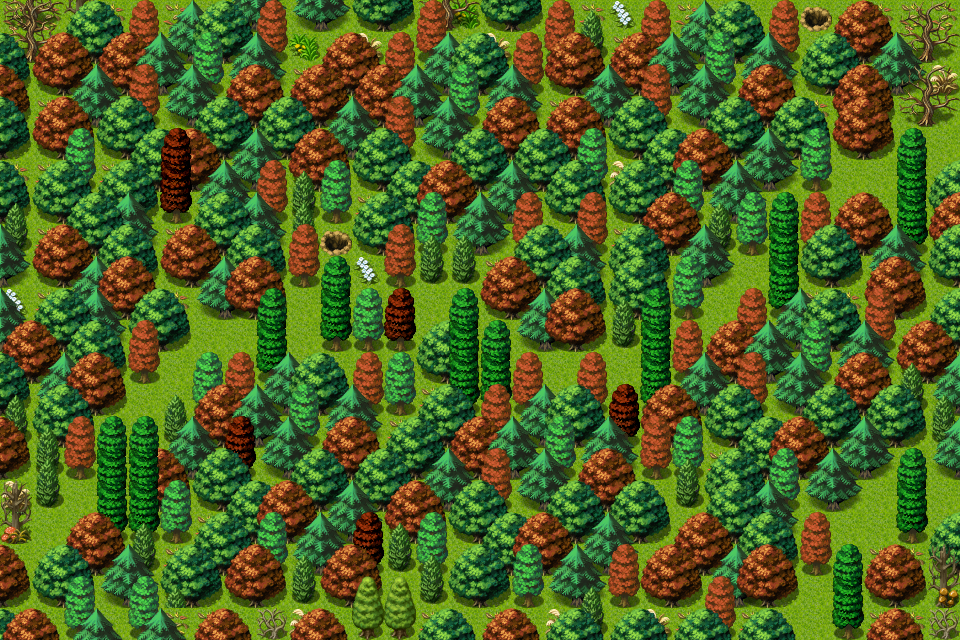

Rendered tile map (Tiled .tmx) drawn with the repository's tilesets; below, a short description and the map source with its tile grids summarised:
An orthogonal 30x20 tile map with 32x32 px tiles, 4 tile layers (Ground, Objects, Above, Top), 2 hidden layers not drawn, 61 tilesets and 12 objects (8x spawn, 4x mapchange).

<map version="1.8" tiledversion="1.8.4" orientation="orthogonal" renderorder="right-down" width="30" height="20" tilewidth="32" tileheight="32" infinite="0" nextlayerid="11" nextobjectid="13">
 <tileset firstgid="1" name="map_bed_1" tilewidth="32" tileheight="32" tilecount="128" columns="16">
  <image source="../drawable/map_bed_1.png" width="512" height="256" />
 </tileset>
 <tileset firstgid="129" name="map_border_1" tilewidth="32" tileheight="32" tilecount="128" columns="16">
  <image source="../drawable/map_border_1.png" width="512" height="256" />
 </tileset>
 <tileset firstgid="257" name="map_bridge_1" tilewidth="32" tileheight="32" tilecount="128" columns="16">
  <image source="../drawable/map_bridge_1.png" width="512" height="256" />
 </tileset>
 <tileset firstgid="385" name="map_bridge_2" tilewidth="32" tileheight="32" tilecount="128" columns="16">
  <image source="../drawable/map_bridge_2.png" width="512" height="256" />
 </tileset>
 <tileset firstgid="513" name="map_broken_1" tilewidth="32" tileheight="32" tilecount="128" columns="16">
  <image source="../drawable/map_broken_1.png" width="512" height="256" />
 </tileset>
 <tileset firstgid="641" name="map_cavewall_1" tilewidth="32" tileheight="32" tilecount="108" columns="18">
  <image source="../drawable/map_cavewall_1.png" width="576" height="192" />
 </tileset>
 <tileset firstgid="749" name="map_cavewall_2" tilewidth="32" tileheight="32" tilecount="108" columns="18">
  <image source="../drawable/map_cavewall_2.png" width="576" height="192" />
 </tileset>
 <tileset firstgid="857" name="map_cavewall_3" tilewidth="32" tileheight="32" tilecount="108" columns="18">
  <image source="../drawable/map_cavewall_3.png" width="576" height="192" />
 </tileset>
 <tileset firstgid="965" name="map_cavewall_4" tilewidth="32" tileheight="32" tilecount="108" columns="18">
  <image source="../drawable/map_cavewall_4.png" width="576" height="192" />
 </tileset>
 <tileset firstgid="1073" name="map_chair_table_1" tilewidth="32" tileheight="32" tilecount="128" columns="16">
  <image source="../drawable/map_chair_table_1.png" width="512" height="256" />
 </tileset>
 <tileset firstgid="1201" name="map_chair_table_2" tilewidth="32" tileheight="32" tilecount="128" columns="16">
  <image source="../drawable/map_chair_table_2.png" width="512" height="256" />
 </tileset>
 <tileset firstgid="1329" name="map_crate_1" tilewidth="32" tileheight="32" tilecount="128" columns="16">
  <image source="../drawable/map_crate_1.png" width="512" height="256" />
 </tileset>
 <tileset firstgid="1457" name="map_cupboard_1" tilewidth="32" tileheight="32" tilecount="128" columns="16">
  <image source="../drawable/map_cupboard_1.png" width="512" height="256" />
 </tileset>
 <tileset firstgid="1585" name="map_curtain_1" tilewidth="32" tileheight="32" tilecount="128" columns="16">
  <image source="../drawable/map_curtain_1.png" width="512" height="256" />
 </tileset>
 <tileset firstgid="1713" name="map_entrance_1" tilewidth="32" tileheight="32" tilecount="128" columns="16">
  <image source="../drawable/map_entrance_1.png" width="512" height="256" />
 </tileset>
 <tileset firstgid="1841" name="map_entrance_2" tilewidth="32" tileheight="32" tilecount="128" columns="16">
  <image source="../drawable/map_entrance_2.png" width="512" height="256" />
 </tileset>
 <tileset firstgid="1969" name="map_fence_1" tilewidth="32" tileheight="32" tilecount="128" columns="16">
  <image source="../drawable/map_fence_1.png" width="512" height="256" />
 </tileset>
 <tileset firstgid="2097" name="map_fence_2" tilewidth="32" tileheight="32" tilecount="128" columns="16">
  <image source="../drawable/map_fence_2.png" width="512" height="256" />
 </tileset>
 <tileset firstgid="2225" name="map_fence_3" tilewidth="32" tileheight="32" tilecount="128" columns="16">
  <image source="../drawable/map_fence_3.png" width="512" height="256" />
 </tileset>
 <tileset firstgid="2353" name="map_fence_4" tilewidth="32" tileheight="32" tilecount="128" columns="16">
  <image source="../drawable/map_fence_4.png" width="512" height="256" />
 </tileset>
 <tileset firstgid="2481" name="map_ground_1" tilewidth="32" tileheight="32" tilecount="128" columns="16">
  <image source="../drawable/map_ground_1.png" width="512" height="256" />
 </tileset>
 <tileset firstgid="2609" name="map_ground_2" tilewidth="32" tileheight="32" tilecount="128" columns="16">
  <image source="../drawable/map_ground_2.png" width="512" height="256" />
 </tileset>
 <tileset firstgid="2737" name="map_ground_3" tilewidth="32" tileheight="32" tilecount="128" columns="16">
  <image source="../drawable/map_ground_3.png" width="512" height="256" />
 </tileset>
 <tileset firstgid="2865" name="map_ground_4" tilewidth="32" tileheight="32" tilecount="128" columns="16">
  <image source="../drawable/map_ground_4.png" width="512" height="256" />
 </tileset>
 <tileset firstgid="2993" name="map_ground_5" tilewidth="32" tileheight="32" tilecount="128" columns="16">
  <image source="../drawable/map_ground_5.png" width="512" height="256" />
 </tileset>
 <tileset firstgid="3121" name="map_ground_6" tilewidth="32" tileheight="32" tilecount="128" columns="16">
  <image source="../drawable/map_ground_6.png" width="512" height="256" />
 </tileset>
 <tileset firstgid="3249" name="map_ground_7" tilewidth="32" tileheight="32" tilecount="128" columns="16">
  <image source="../drawable/map_ground_7.png" width="512" height="256" />
 </tileset>
 <tileset firstgid="3377" name="map_ground_8" tilewidth="32" tileheight="32" tilecount="128" columns="16">
  <image source="../drawable/map_ground_8.png" width="512" height="256" />
 </tileset>
 <tileset firstgid="3505" name="map_house_1" tilewidth="32" tileheight="32" tilecount="128" columns="16">
  <image source="../drawable/map_house_1.png" width="512" height="256" />
 </tileset>
 <tileset firstgid="3633" name="map_house_2" tilewidth="32" tileheight="32" tilecount="128" columns="16">
  <image source="../drawable/map_house_2.png" width="512" height="256" />
 </tileset>
 <tileset firstgid="3761" name="map_indoor_1" tilewidth="32" tileheight="32" tilecount="128" columns="16">
  <image source="../drawable/map_indoor_1.png" width="512" height="256" />
 </tileset>
 <tileset firstgid="3889" name="map_indoor_2" tilewidth="32" tileheight="32" tilecount="128" columns="16">
  <image source="../drawable/map_indoor_2.png" width="512" height="256" />
 </tileset>
 <tileset firstgid="4017" name="map_kitchen_1" tilewidth="32" tileheight="32" tilecount="128" columns="16">
  <image source="../drawable/map_kitchen_1.png" width="512" height="256" />
 </tileset>
 <tileset firstgid="4145" name="map_outdoor_1" tilewidth="32" tileheight="32" tilecount="128" columns="16">
  <image source="../drawable/map_outdoor_1.png" width="512" height="256" />
 </tileset>
 <tileset firstgid="4273" name="map_pillar_1" tilewidth="32" tileheight="32" tilecount="128" columns="16">
  <image source="../drawable/map_pillar_1.png" width="512" height="256" />
 </tileset>
 <tileset firstgid="4401" name="map_pillar_2" tilewidth="32" tileheight="32" tilecount="128" columns="16">
  <image source="../drawable/map_pillar_2.png" width="512" height="256" />
 </tileset>
 <tileset firstgid="4529" name="map_plant_1" tilewidth="32" tileheight="32" tilecount="128" columns="16">
  <image source="../drawable/map_plant_1.png" width="512" height="256" />
 </tileset>
 <tileset firstgid="4657" name="map_plant_2" tilewidth="32" tileheight="32" tilecount="128" columns="16">
  <image source="../drawable/map_plant_2.png" width="512" height="256" />
 </tileset>
 <tileset firstgid="4785" name="map_rock_1" tilewidth="32" tileheight="32" tilecount="128" columns="16">
  <image source="../drawable/map_rock_1.png" width="512" height="256" />
 </tileset>
 <tileset firstgid="4913" name="map_rock_2" tilewidth="32" tileheight="32" tilecount="128" columns="16">
  <image source="../drawable/map_rock_2.png" width="512" height="256" />
 </tileset>
 <tileset firstgid="5041" name="map_roof_1" tilewidth="32" tileheight="32" tilecount="128" columns="16">
  <image source="../drawable/map_roof_1.png" width="512" height="256" />
 </tileset>
 <tileset firstgid="5169" name="map_roof_2" tilewidth="32" tileheight="32" tilecount="128" columns="16">
  <image source="../drawable/map_roof_2.png" width="512" height="256" />
 </tileset>
 <tileset firstgid="5297" name="map_roof_3" tilewidth="32" tileheight="32" tilecount="128" columns="16">
  <image source="../drawable/map_roof_3.png" width="512" height="256" />
 </tileset>
 <tileset firstgid="5425" name="map_shop_1" tilewidth="32" tileheight="32" tilecount="128" columns="16">
  <image source="../drawable/map_shop_1.png" width="512" height="256" />
 </tileset>
 <tileset firstgid="5553" name="map_sign_ladder_1" tilewidth="32" tileheight="32" tilecount="128" columns="16">
  <image source="../drawable/map_sign_ladder_1.png" width="512" height="256" />
 </tileset>
 <tileset firstgid="5681" name="map_table_1" tilewidth="32" tileheight="32" tilecount="128" columns="16">
  <image source="../drawable/map_table_1.png" width="512" height="256" />
 </tileset>
 <tileset firstgid="5809" name="map_trail_1" tilewidth="32" tileheight="32" tilecount="128" columns="16">
  <image source="../drawable/map_trail_1.png" width="512" height="256" />
 </tileset>
 <tileset firstgid="5937" name="map_transition_1" tilewidth="32" tileheight="32" tilecount="128" columns="16">
  <image source="../drawable/map_transition_1.png" width="512" height="256" />
 </tileset>
 <tileset firstgid="6065" name="map_transition_2" tilewidth="32" tileheight="32" tilecount="128" columns="16">
  <image source="../drawable/map_transition_2.png" width="512" height="256" />
 </tileset>
 <tileset firstgid="6193" name="map_transition_3" tilewidth="32" tileheight="32" tilecount="128" columns="16">
  <image source="../drawable/map_transition_3.png" width="512" height="256" />
 </tileset>
 <tileset firstgid="6321" name="map_transition_4" tilewidth="32" tileheight="32" tilecount="128" columns="16">
  <image source="../drawable/map_transition_4.png" width="512" height="256" />
 </tileset>
 <tileset firstgid="6449" name="map_transition_5" tilewidth="32" tileheight="32" tilecount="128" columns="16">
  <image source="../drawable/map_transition_5.png" width="512" height="256" />
 </tileset>
 <tileset firstgid="6577" name="map_tree_1" tilewidth="32" tileheight="32" tilecount="128" columns="16">
  <image source="../drawable/map_tree_1.png" width="512" height="256" />
 </tileset>
 <tileset firstgid="6705" name="map_tree_2" tilewidth="32" tileheight="32" tilecount="128" columns="16">
  <image source="../drawable/map_tree_2.png" width="512" height="256" />
 </tileset>
 <tileset firstgid="6833" name="map_wall_1" tilewidth="32" tileheight="32" tilecount="128" columns="16">
  <image source="../drawable/map_wall_1.png" width="512" height="256" />
 </tileset>
 <tileset firstgid="6961" name="map_wall_2" tilewidth="32" tileheight="32" tilecount="120" columns="15">
  <image source="../drawable/map_wall_2.png" width="480" height="256" />
 </tileset>
 <tileset firstgid="7081" name="map_wall_3" tilewidth="32" tileheight="32" tilecount="120" columns="15">
  <image source="../drawable/map_wall_3.png" width="480" height="256" />
 </tileset>
 <tileset firstgid="7201" name="map_wall_4" tilewidth="32" tileheight="32" tilecount="120" columns="15">
  <image source="../drawable/map_wall_4.png" width="480" height="256" />
 </tileset>
 <tileset firstgid="7321" name="map_window_1" tilewidth="32" tileheight="32" tilecount="128" columns="16">
  <image source="../drawable/map_window_1.png" width="512" height="256" />
 </tileset>
 <tileset firstgid="7449" name="map_window_2" tilewidth="32" tileheight="32" tilecount="128" columns="16">
  <image source="../drawable/map_window_2.png" width="512" height="256" />
 </tileset>
 <tileset firstgid="7577" name="map_tree_1" tilewidth="32" tileheight="32" tilecount="128" columns="16">
  <image source="../drawable/map_tree_1.png" width="512" height="256" />
 </tileset>
 <layer id="1" name="Ground" width="30" height="20">
  <data>[600 cells, 600 non-empty, 1 distinct tile ids]</data>
 </layer>
 <layer id="2" name="Breadcrumb" width="30" height="20" visible="0">
  <data>[600 cells, 56 non-empty, 1 distinct tile ids]</data>
 </layer>
 <layer id="3" name="Objects" width="30" height="20">
  <data>[600 cells, 482 non-empty, 24 distinct tile ids]</data>
 </layer>
 <layer id="4" name="Above" width="30" height="20">
  <data>[600 cells, 459 non-empty, 25 distinct tile ids]</data>
 </layer>
 <layer id="5" name="Top" width="30" height="20">
  <data>[600 cells, 65 non-empty, 12 distinct tile ids]</data>
 </layer>
 <layer id="6" name="Walkable" width="30" height="20" visible="0">
  <data>[600 cells, 487 non-empty, 1 distinct tile ids]</data>
 </layer>
 <objectgroup id="7" name="Mapevents">
  <object id="1" name="northeast" type="mapchange" x="928" y="128" width="32" height="32">
   <properties>
    <property name="map" value="sullengard_woods_gj1" />
    <property name="place" value="northwest" />
   </properties>
  </object>
  <object id="2" name="north2" type="mapchange" x="928" y="480" width="32" height="32">
   <properties>
    <property name="map" value="sullengard_woods_gj1" />
    <property name="place" value="southwest" />
   </properties>
  </object>
  <object id="3" name="southeast" type="mapchange" x="800" y="608" width="32" height="32">
   <properties>
    <property name="map" value="sullengard_west_ravine" />
    <property name="place" value="north" />
   </properties>
  </object>
  <object id="4" name="southwest" type="mapchange" x="0" y="544" width="32" height="32">
   <properties>
    <property name="map" value="sullengard_woods14" />
    <property name="place" value="north" />
   </properties>
  </object>
 </objectgroup>
 <objectgroup id="8" name="Spawn">
  <object id="5" name="sull_forest_tree_fungus_spawn1" type="spawn" x="832" y="512" width="32" height="64">
   <properties>
    <property name="spawngroup" value="sull_forest_tree_fungus" />
   </properties>
  </object>
  <object id="6" name="sull_forest_tree_fungus_spawn2" type="spawn" x="864" y="480" width="32" height="96">
   <properties>
    <property name="spawngroup" value="sull_forest_tree_fungus" />
   </properties>
  </object>
  <object id="7" name="sull_forest_tree_fungus_spawn3" type="spawn" x="96" y="416" width="32" height="96">
   <properties>
    <property name="spawngroup" value="sull_forest_tree_fungus" />
   </properties>
  </object>
  <object id="8" name="sull_red_forest_snake_spawn1" type="spawn" x="288" y="288" width="192" height="32">
   <properties>
    <property name="quantity" value="2" />
    <property name="spawngroup" value="sull_red_forest_snake" />
   </properties>
  </object>
  <object id="9" name="sull_red_forest_snake_spawn2" type="spawn" x="480" y="352" width="192" height="32">
   <properties>
    <property name="spawngroup" value="sull_red_forest_snake" />
   </properties>
  </object>
  <object id="10" name="sull_red_forest_snake_spawn3" type="spawn" x="768" y="192" width="160" height="32">
   <properties>
    <property name="quantity" value="2" />
    <property name="spawngroup" value="sull_red_forest_snake" />
   </properties>
  </object>
  <object id="11" name="huckleber_reaper_spawn1" type="spawn" x="160" y="320" width="96" height="96">
   <properties>
    <property name="quantity" value="2" />
    <property name="spawngroup" value="huckleber_reaper" />
   </properties>
  </object>
  <object id="12" name="huckleber_reaper_spawn2" type="spawn" x="704" y="256" width="64" height="64">
   <properties>
    <property name="spawngroup" value="huckleber_reaper" />
   </properties>
  </object>
 </objectgroup>
 <objectgroup id="9" name="Keys" />
 <objectgroup id="10" name="Replace" />
</map>
